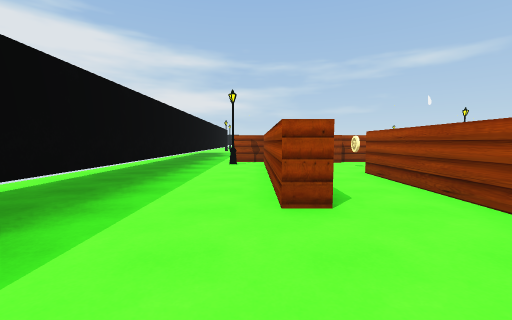
View 1 (above)

24 first-person views from a walk through a scene from a Unity 3-D project. The camera is 1.3 m above the floor, tilts 4° down and sees 90° across. The floor is counted in squares, 2 m on a side. Each view is taken from the middle of a square. On the plan, view 1 faces up. The plan holds only what a view shows up to about 9 squares ahead; the rest is blank. Some animated figures are left out.

View 2
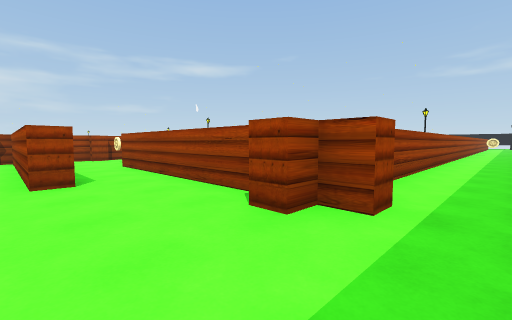

View 3
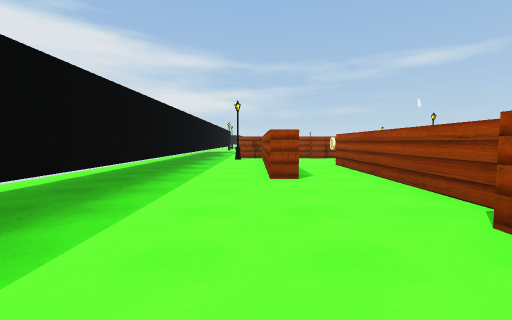

View 4
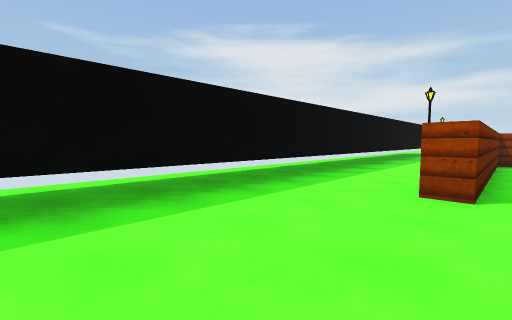

View 5
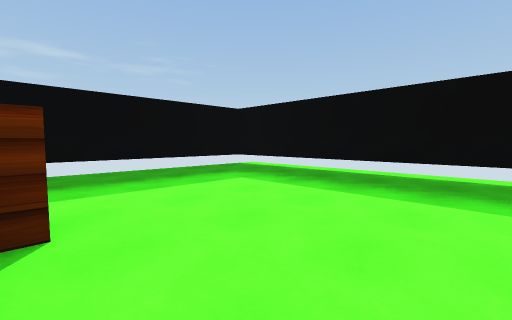

View 6
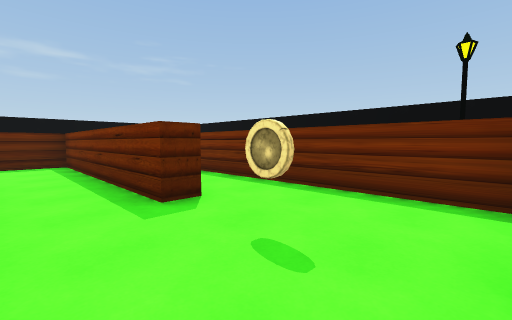

View 7
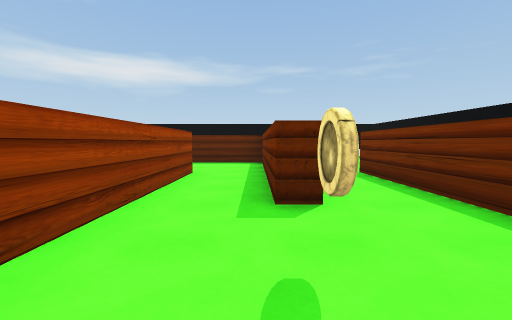

View 8
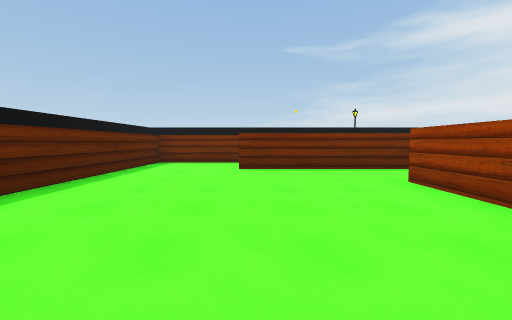

View 9
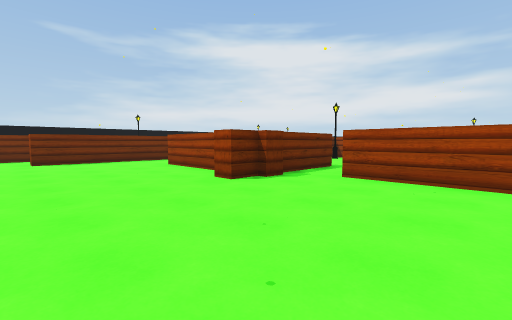

View 10
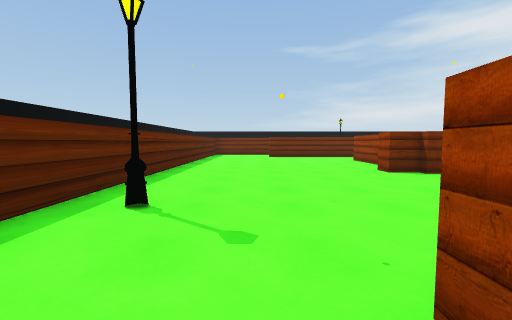

View 11
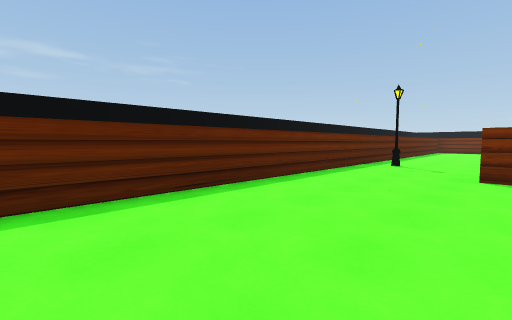

View 12
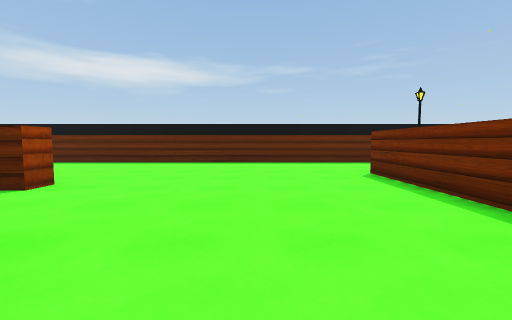

View 13
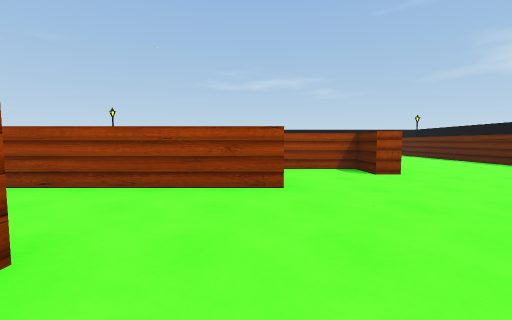

View 14
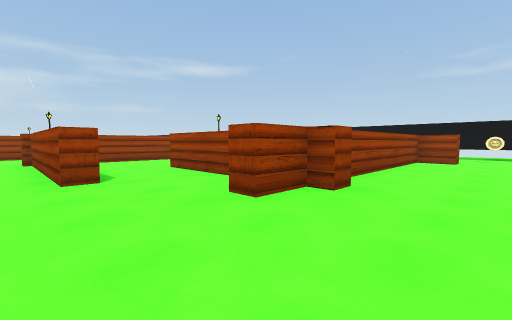

View 15
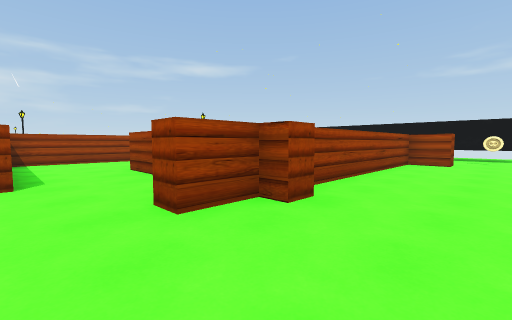

View 16
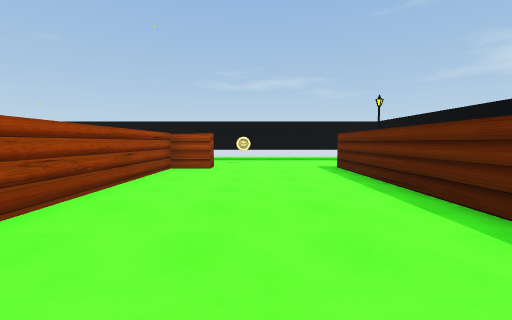

View 17
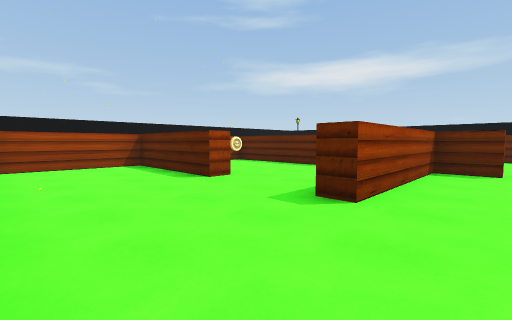

View 18
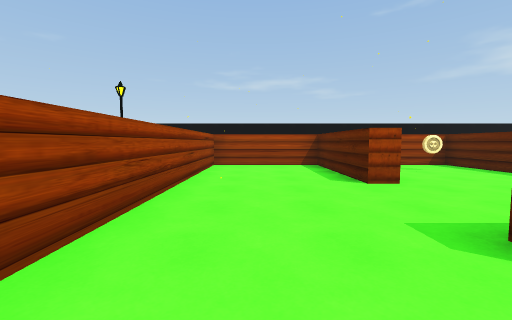

View 19
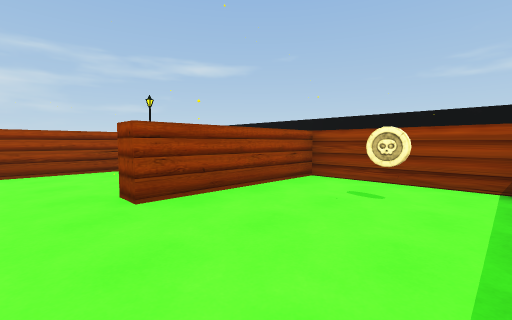

View 20
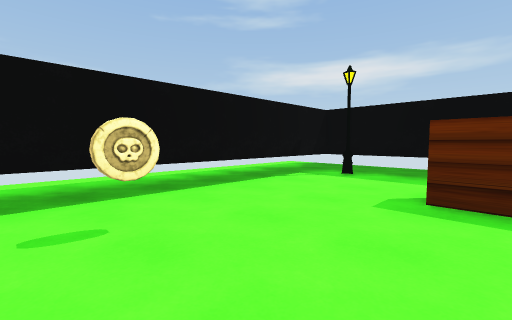

View 21
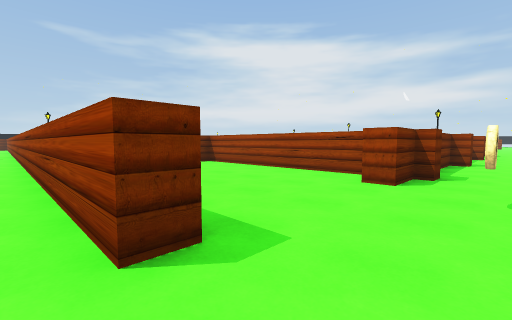

View 22
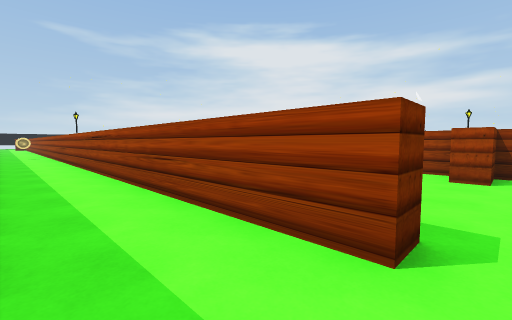

View 23
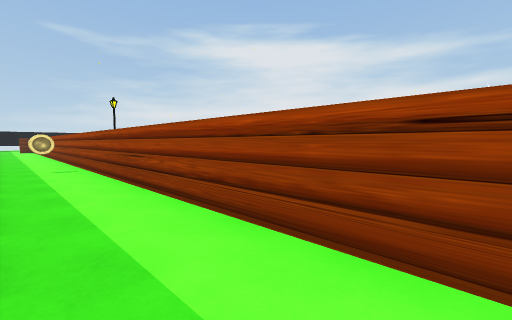

View 24
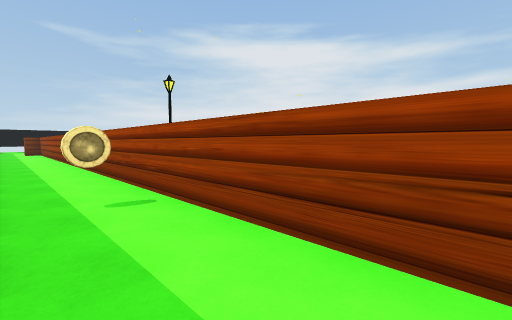

### Floor plan
Ten units are one square. View 1 is at (0, 0); x grows to the right and y downward. Boxes are objects, and circles mark ways between rooms. Rooms are numbered by the first view taken in them; rooms with no view inside come last. Other rooms are left out.
<svg viewBox="-22 -117 337 147">
<path fill="none" stroke="#000" d="M7 -25 3 -25 3 -83 -8 -83M23 -4 23 -24M23 12 23 6 18 6 18 0M-17 -91 -17 23 16 23M43 -27 43 -68M23 -24 23 -54 28 -54 28 1 45 1M28 -81 21 -81M36 -83 28 -83M22 -83 7 -83 7 -25M92 -55 68 -55M106 -56 106 -48 100 -48M108 -61 108 -55M106 -74 106 -62M141 -65 118 -65M45 1 145 1M49 -68 49 -27 43 -27M228 -37 222 -37 222 -41 211 -41 211 -46 222 -46 222 -65M201 -65 196 -65 196 -95M156 -56 156 -26M145 1 286 1M288 -41 288 -31 283 -31 283 -41 226 -41M310 -6 310 -35M250 -77 250 -82 283 -82 283 -112 201 -112M222 -65 222 -82 228 -82M249 -46 283 -46 283 -77 250 -77M286 1 286 6 46 6M290 23 310 23 310 -6M29 12 23 12"/>
<rect x="-15" y="-75" width="10" height="10" fill="#bbb"><title>lantern</title></rect>
<rect x="25" y="-75" width="10" height="10" fill="#bbb"><title>coin</title></rect>
<rect x="125" y="-15" width="10" height="10" fill="#bbb"><title>lantern</title></rect>
<rect x="295" y="-25" width="10" height="10" fill="#bbb"><title>coin</title></rect>
<rect x="265" y="-65" width="10" height="10" fill="#bbb"><title>coin</title></rect>
<rect x="155" y="5" width="10" height="10" fill="#bbb"><title>coin</title></rect>
<rect x="295" y="15" width="10" height="10" fill="#bbb"><title>lantern</title></rect>
<circle cx="20" cy="-30" r="3" fill="#2a7"/>
<circle cx="30" cy="20" r="3" fill="#2a7"/>
<circle cx="50" cy="-15" r="3" fill="#2a7"/>
<circle cx="150" cy="-15" r="3" fill="#2a7"/>
<circle cx="215" cy="-75" r="3" fill="#2a7"/>
<circle cx="295" cy="0" r="3" fill="#2a7"/>
<circle cx="240" cy="-80" r="3" fill="#2a7"/>
<text x="0" y="-20">1</text>
<text x="40" y="-50">2</text>
<text x="100" y="-30">3</text>
<text x="210" y="-40">4</text>
<text x="240" y="-100">5</text>
<text x="260" y="-60">6</text>
<text x="170" y="10">7</text>
</svg>
Room 1 opens to room 2. Room 1 opens to room 7. Room 2 opens to room 3. Room 3 opens to room 4. Room 4 opens to room 5. Room 4 opens to room 7. Room 5 opens to room 6.

Where each view was taken, in squares from view 1:
view 1: 0 up, 0 right, facing up
view 2: 2 down, 0 right, facing up-right
view 3: 2 down, 0 right, facing up
view 4: 1 down, 1 right, facing up-left
view 5: 2 up, 2 right, facing down-left
view 6: 8 up, 4 right, facing down-left
view 7: 8 up, 3 right, facing down
view 8: 3 up, 11 right, facing left
view 9: 2 up, 14 right, facing up-left
view 10: 2 up, 16 right, facing left
view 11: 3 up, 21 right, facing down-left
view 12: 8 up, 18 right, facing down
view 13: 7 up, 16 right, facing right
view 14: 2 up, 19 right, facing up-right
view 15: 2 up, 20 right, facing up-right
view 16: 2 up, 22 right, facing right
view 17: 11 up, 21 right, facing down-right
view 18: 10 up, 21 right, facing right
view 19: 5 up, 24 right, facing up-right
view 20: 3 up, 28 right, facing down-right
view 21: 1 down, 30 right, facing up-left
view 22: 2 down, 29 right, facing up-left
view 23: 2 down, 23 right, facing up-left
view 24: 2 down, 19 right, facing up-left
